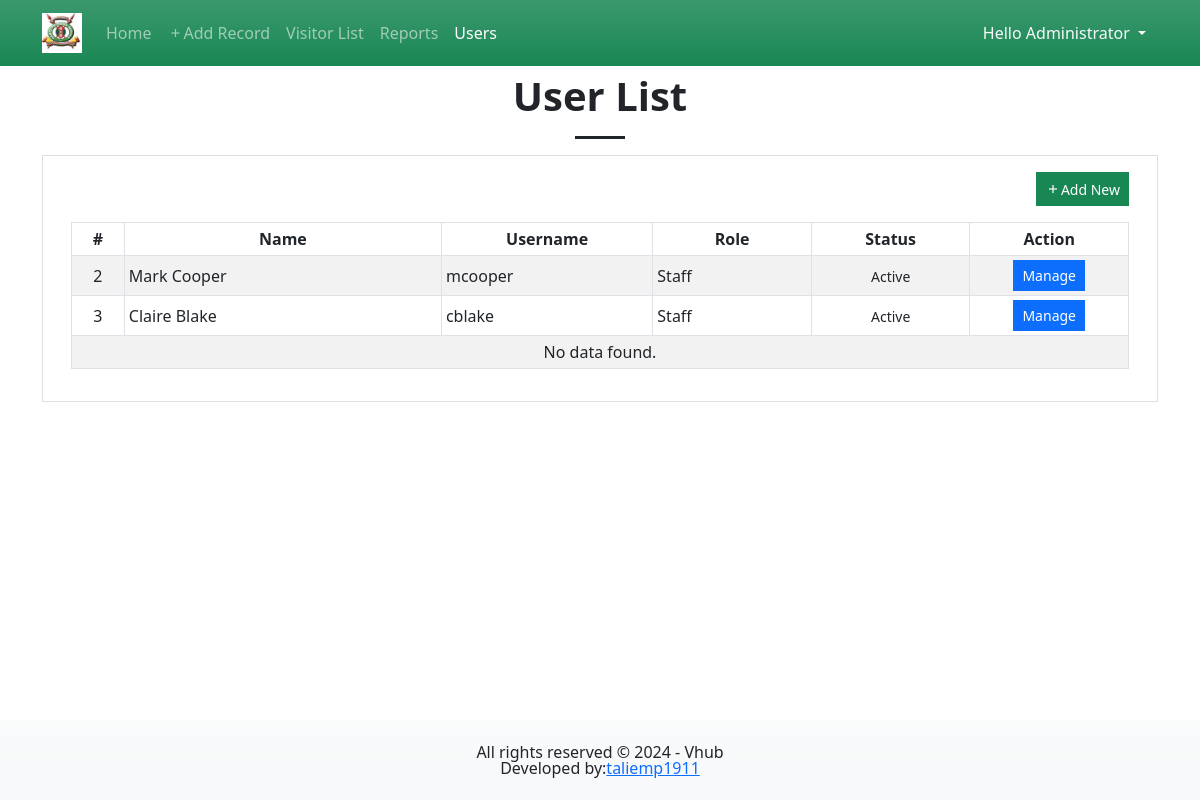
Page /?page=users (signed in) on the committed database.
### tables this page shows
CREATE TABLE `user_list` (
            `user_id` INTEGER NOT NULL PRIMARY KEY AUTOINCREMENT,
            `fullname` INTEGER NOT NULL,
            `username` TEXT NOT NULL,
            `password` TEXT NOT NULL,
            `type` TINYINT(1) NOT NULL Default 0,
            `status` TINYINT(1) NOT NULL Default 0,
            `date_created` TIMESTAMP DEFAULT CURRENT_TIMESTAMP
        );

### users.php (the view, shortened to what this page needs)
<?php
$sql = "SELECT `user_id`, `fullname`, `username`, `status`, `type` FROM `user_list` where `user_id` NOT IN (1, {$_SESSION['user_id']})";
$query = $conn->query($sql);
?>
<h1 class="text-center fw-bolder">User List</h1>
<hr class="mx-auto opacity-100" style="width:50px;height:3px">
<div class="card rounded-0">
    <div class="card-body">
        <div class="container">
            <div class="row justify-content-end mb-3">
                <div class="col-auto">
                    <a class="btn btn-sm btn-success rounded-0 d-flex align-items-center" href="./?page=manage_user"><i class="material-symbols-outlined">add</i> Add New</a>
                </div>
            </div>
            <div class="table-responsive">
                <table class="table table-striped table-bordered table-sm">
                    <colgroup>
                        <col width="5%">
                        <col width="30%">
                        <col width="20%">
                        <col width="15%">
                        <col width="15%">
                        <col width="15%">
                    </colgroup>
                    <thead>
                        <tr>
                            <th class="text-center">#</th>
                            <th class="text-center">Name</th>
                            <th class="text-center">Username</th>
                            <th class="text-center">Role</th>
                            <th class="text-center">Status</th>
                            <th class="text-center">Action</th>
                        </tr>
                    </thead>
                    <tbody>
                        <?php while($row = $query->fetchArray()): ?>
                            <tr>
                                <td class="text-center"><?= $row['user_id'] ?></td>
                                <td><?= $row['fullname'] ?></td>
                                <td><?= $row['username'] ?></td>
                                <td>
                                    <?php
                                    switch($row['type']){
                                        case 2:
                                            echo 'Staff';
                                            break;
                                    }
                                    ?>
                                </td>
                                <td class="text-center">
                                    <?php
                                        switch($row['status']){
                                            case 1:
                                                echo "<small class='text-body-tertiary'>Active</small>";
                                                break;
                                        }
                                    ?>
                                </td>
                                <td class="text-center">
                                    <div class="btn-group btn-group-sm">
                                        <a href="./?page=manage_user&id=<?= $row['user_id'] ?>" class="btn btn-sm btn-primary rounded-0">Manage</a>
                                    </div>
                                </td>
                            </tr>
                        <?php endwhile; ?>
                        <?php if(!$query->fetchArray()): ?>
                            <tr>
                                <td colspan="6" class="text-center">No data found.</td>
                            </tr>
                        <?php endif; ?>
                    </tbody>
                </table>
            </div>
        </div>
    </div>
</div>

### index.php (shortened to what this page needs)
<?php
$page = $_GET['page'] ?? 'home';
?>
<!DOCTYPE html>
<html lang="en">
<head>
    <link rel="stylesheet" href="./css/bootstrap.min.css">
    <link rel="stylesheet" href="./css/custom.css">
</head>
<body>
    <main>
    <nav class="navbar navbar-expand-lg navbar-dark bg-success bg-gradient fixed-top mb-5" id="topNavBar">
        <div class="container">
        <a class="navbar-brand" href="./">
            <img src="logo.jpeg" width="40" height="40" class="d-inline-block align-top" alt="Kps Vhub" loading="lazy">
               </a>
            <div class="collapse navbar-collapse" id="navbarNav">
                <ul class="navbar-nav">
                    <li class="nav-item">
                        <a class="nav-link <?php echo ($page == 'home')? 'active' : '' ?>" aria-current="page" href="./">Home</a>
                    </li>
                    <li class="nav-item">
                        <a class="nav-link <?php echo ($page == 'visitors')? 'active' : '' ?> d-flex align-items-start" aria-current="page" href="./?page=manage_visitor"><span class="material-symbols-outlined">add</span> Add Record</a>
                    </li>
                    <li class="nav-item">
                        <a class="nav-link <?php echo ($page == 'visitors')? 'active' : '' ?>" aria-current="page" href="./?page=visitors">Visitor List</a>
                    </li>
                    <?php if($_SESSION['type'] == 1): ?>
                    <li class="nav-item">
                        <a class="nav-link <?php echo ($page == 'reports')? 'active' : '' ?>" aria-current="page" href="./?page=reports">Reports</a>
                    </li>
                    <li class="nav-item">
                        <a class="nav-link <?php echo ($page == 'users')? 'active' : '' ?>" aria-current="page" href="./?page=users">Users</a>
                    </li>
                    <?php endif; ?>
                </ul>
            </div>
            <div class="dropdown">
                <button class="btn btn-secondary dropdown-toggle bg-transparent  text-light border-0" type="button" id="dropdownMenuButton1" data-bs-toggle="dropdown" aria-expanded="false">
                    Hello <?php echo $_SESSION['fullname'] ?>
                </button>
            </div>
        </div>
    </nav>
    <div class="container-md pt-5 pb-3" id="page-container">
        <div class="my-4">
            <?php include($page.".php");  ?>
        </div>
    </div>
    <footer class="position-fixed bottom-0 w-100 bg-gradient bg-light">
        <div class="lh-1 container py-4">
            <div class="text-center">All rights reserved &copy; <?= date("Y") ?> - Vhub</div>
            <div class="text-center">Developed by:<a href="taliemp1911@gmail.com" class='text-body-tertiary'>taliemp1911</a></div>
        </div>
    </footer>
</body>
</html>

### css/custom.css (style rules this page uses)
html, body { margin: unset; height: 100%; width: 100%; overflow-x: hidden; }
body { padding-bottom:5em; }
.material-symbols-outlined { font-size: var(--bs-body-font-size) !important; line-height: var(--bs-body-line-height) !important; }
table th, table td { vertical-align: middle !important; }

### rows in the picture
user_list: user_id "2", fullname "Mark Cooper", username "mcooper", type "Staff", status "Active"
user_list: user_id "3", fullname "Claire Blake", username "cblake", type "Staff", status "Active"

### other values in the picture
$_SESSION['fullname'] "Administrator"
